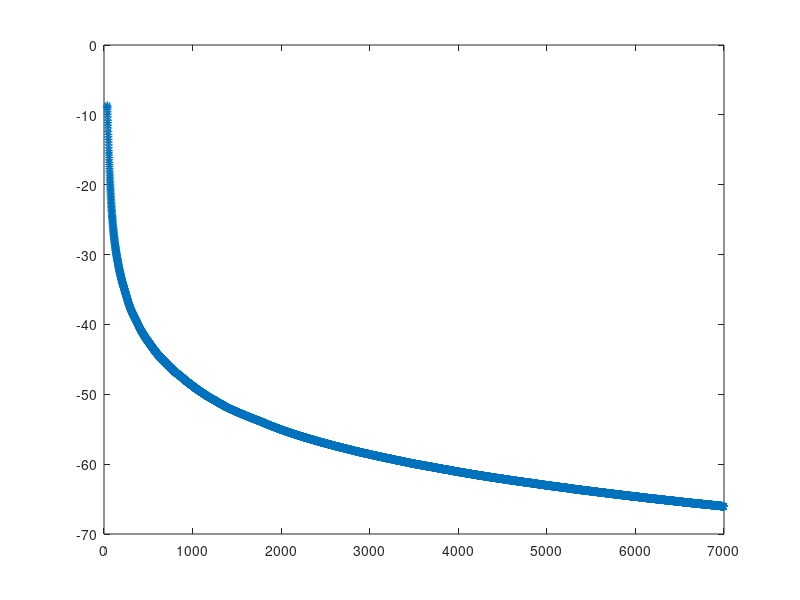

Here is the MATLAB script that generated this plot:
%vv = wgn(1,10,29);
%var(vv)
%exit;
%return;
N = 9000;
%N = 5000;
msd = zeros(N,1);
emse = zeros(N,1);
nn = zeros(N,1);
%x = sqrt(1/2) * (randn(N,1) + 1j*randn(N,1));
x = sqrt(1)*(rand(N,1));
vv = sqrt(10000/24) * (randn(N,1) + 1j*randn(N,1));
v1 = sqrt(1/2) * (randn(N,1) + 1j*randn(N,1));

v2 = -1 + (2)*rand(N,1);

rayleigh = 1;
expd = 2;
v3 = abs(rayleigh*randn(N,1) + 1i*rayleigh*randn(N,1)); 
pd = makedist('Exponential','mu',0.2);

%v4 = random(pd,N,1); 
v4 = exprnd(2,[N,1]);
Pr = 0.01;
bernp1 = rand(N,1) <= Pr;
v1 = real(v1);
v2 = real(v2);
v3 = real(v3);
v4 = real(v4);
vv = real(vv);

A = vv.*bernp1;
A = real(A);
L = 36;
v = A + v4;
v = real(v);
%h = randsrc(16,1,[])


r = -1 + (1+1)*rand(1,9);

%disp(r);
S = 10;
h = randsrc(L,1,[r,0;(S*0.01) (S*0.01) (S*0.01) (S*0.01) (S*0.01) (S*0.01) (S*0.01) (S*0.01) (S*0.01) (1-(S*0.01*9))]);
%disp(h);

g = zeros(1,6000);
e = zeros(1,6000);
d = zeros(1,6000);
y = zeros(1,6000);
sieg = zeros(1,6000);

W = zeros(L,1);

Nw = L;

mew = 0.8;

ronnc = 0.001;

epsilonnnc = 20;

zeta = 0.001;

sigma = 0.05;
cook = 1;
%olpa = [1 2 3 4 5 6];
%ol = olpa(1:4);
%ol = flip(ol);
%disp(ol);
lamnnc = ronnc/mew;
%imi = 
gamnnc = 0;
p = ones(L,1);
for n=L:7000
    xc = x((n-(L-1)):n);
    flip(xc);
    y(n) = (W')*(xc);
    d(n) = (h')*xc + v(n);
    %disp("d");
    %disp(d(n));
    e(n) = d(n) - y(n);
    %disp("error")
    %disp(e)
    %disp("error")
    O = sort(flip(abs(e((n-Nw+1):n))));
    K = (2*(1+real(ceil(L*Pr))));
    %disp("K");
    %disp(K);
    %disp("Nw");
    %disp(Nw);
    %Tw = diag(ones(1,Nw-K),zeros(1,K));
    AA = ones(1,Nw-K);
    BB = zeros(1,K);
    CC = [AA,BB];
    Tw = diag(CC);
    sige = sqrt(((O)*Tw*(O'))/(Nw - K));
    %disp(sige);
    gamma = 0.5;
    %disp("error")
    %disp(e(n));
    %mew = 0 ;
    if (abs(e(n))>gamma)
        mew = (1 - (gamma/abs(e(n))));
        
    end
    
    eup = ((sqrt(2*3.14)*sige)/mew);
    rou = (5/L);
    g1 = 0.001;
    alpha = zeros(1,L);
    q = zeros(1,L);
    for cc=1:L
        
    %alpha(cc) = 
    kq = max([(rou*max(g1,abs(W'))),abs(W(cc))]);  
    %disp(W(cc));
    %disp(kq);
    alpha(cc) = kq;
    %break;
    end
    ss = sum(alpha);
    for cc=1:L
        %break;
        q(cc) = (alpha(cc)/ss);
        
    end
    Q = diag(q);
    mx = min((e(n)*e(n)),eup);
    %g = mean(abs(W));
    kj = ((W.*p)/(sum(p)));
    g = kj;
    f = (sign(g-abs(W)) + 1)/2;
    F = diag(f);
    fe = sign(abs(e(n)))/(((xc')*Q*(xc))+zeta);
    %fe = sign(abs(e(n)))/(((xc')*(xc))+zeta);
    g = ((-1*F*sign(W))./(1 + (epsilonnnc*abs(W))));
    %disp(size(f));
    %disp(size(Q));
    %disp(size(xc));
    W = ((W +  (mew*fe*Q*(xc))) + (mew*lamnnc*g));
    %W = (W + (mew*fe*(xc)) + (mew*lamnnc*g));
    %break;
    MSD = -1*10*log10(norm(h-W)*norm(h-W));
    %EMSE = 10*log10((((h-W)')*(xc))*(((h-W)'*(xc))));
    msd(n) = MSD;
    %emse(n) = EMSE;
    %if (n%10 == 0)
    nn(n) = n;
    %end
    
    kj = ((W.*p)/sum(p));
    %disp(size(kj));

    p = ((sign(W-(kj))+1)./2);
    if (cook<10)
     %   disp(p);
    end
    
end
%plot(nn,msd,nn,emse);
plot(nn(L:7000),(msd(L:7000)),'*');
%MSD = 10*log10((h-W));
%EMSE = 
